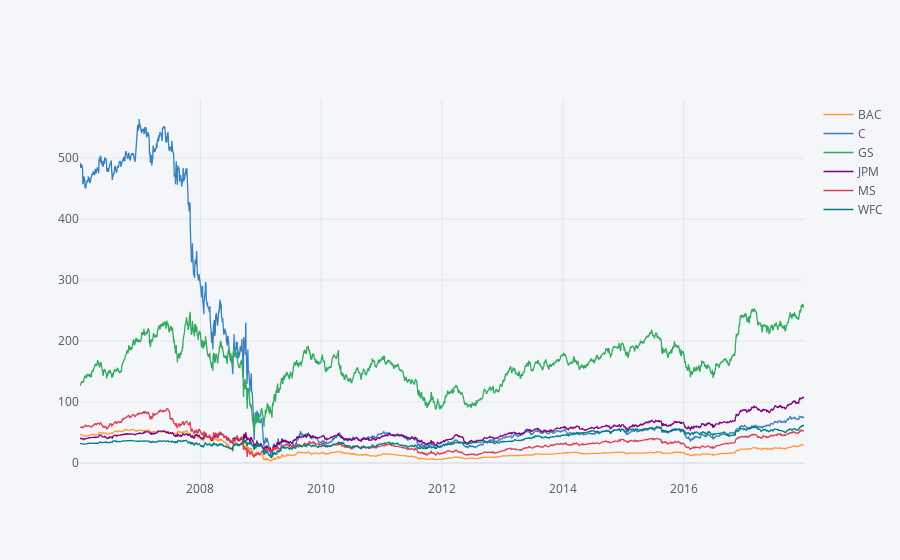

Notebook source saved alongside this figure:
### Code cell
bank_stocks.xs(key='Close',axis=1,level='Stock Info').iplot()

### Figure 1 — Plotly figure (JSON) as saved in the notebook; plotly's stock layout.template omitted (floating-point values rounded to 4 significant figures; data arrays with more than 128 entries replaced by an {"elided": "..."} marker saying what was removed)
{"data": [{"line": {"color": "rgba(255, 153, 51, 1.0)", "dash": "solid", "shape": "linear", "width": 1.3}, "mode": "lines", "name": "BAC", "text": "", "type": "scatter", "x": {"elided": "3020 str values"}, "y": {"elided": "3020 float values"}}, {"line": {"color": "rgba(55, 128, 191, 1.0)", "dash": "solid", "shape": "linear", "width": 1.3}, "mode": "lines", "name": "C", "text": "", "type": "scatter", "x": {"elided": "3020 str values"}, "y": {"elided": "3020 float values"}}, {"line": {"color": "rgba(50, 171, 96, 1.0)", "dash": "solid", "shape": "linear", "width": 1.3}, "mode": "lines", "name": "GS", "text": "", "type": "scatter", "x": {"elided": "3020 str values"}, "y": {"elided": "3020 float values"}}, {"line": {"color": "rgba(128, 0, 128, 1.0)", "dash": "solid", "shape": "linear", "width": 1.3}, "mode": "lines", "name": "JPM", "text": "", "type": "scatter", "x": {"elided": "3020 str values"}, "y": {"elided": "3020 float values"}}, {"line": {"color": "rgba(219, 64, 82, 1.0)", "dash": "solid", "shape": "linear", "width": 1.3}, "mode": "lines", "name": "MS", "text": "", "type": "scatter", "x": {"elided": "3020 str values"}, "y": {"elided": "3020 float values"}}, {"line": {"color": "rgba(0, 128, 128, 1.0)", "dash": "solid", "shape": "linear", "width": 1.3}, "mode": "lines", "name": "WFC", "text": "", "type": "scatter", "x": {"elided": "3020 str values"}, "y": {"elided": "3020 float values"}}], "layout": {"legend": {"bgcolor": "#F5F6F9", "font": {"color": "#4D5663"}}, "paper_bgcolor": "#F5F6F9", "plot_bgcolor": "#F5F6F9", "title": {"font": {"color": "#4D5663"}}, "xaxis": {"gridcolor": "#E1E5ED", "showgrid": true, "tickfont": {"color": "#4D5663"}, "title": {"font": {"color": "#4D5663"}, "text": ""}, "zerolinecolor": "#E1E5ED"}, "yaxis": {"gridcolor": "#E1E5ED", "showgrid": true, "tickfont": {"color": "#4D5663"}, "title": {"font": {"color": "#4D5663"}, "text": ""}, "zerolinecolor": "#E1E5ED"}}}
